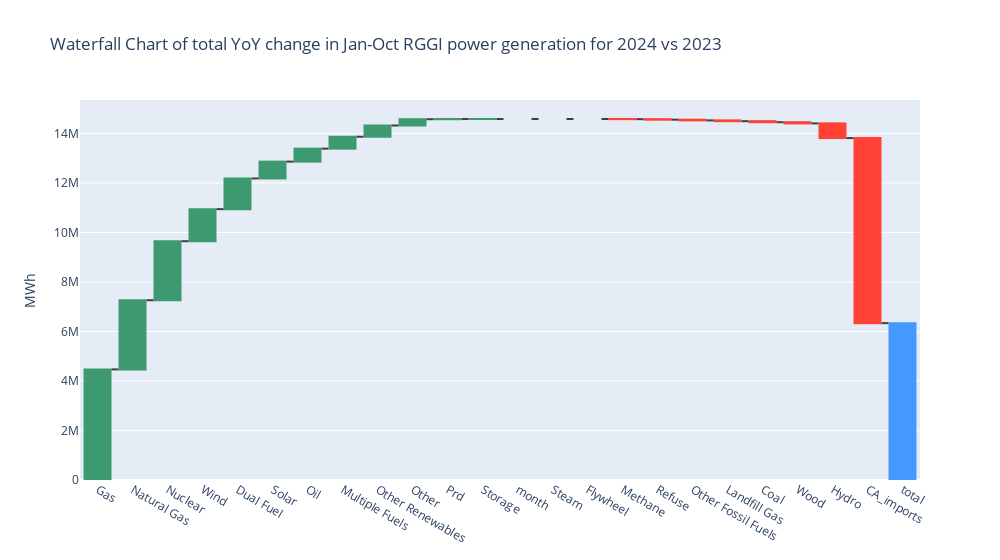

Here is the notebook cell this chart was saved with:
### Code cell
fig = go.Figure(go.Waterfall(
    name = "20", orientation = "v",
    measure = (len(wf_chart.iloc[1:])*["relative"])+['total'],
    x = list(wf_chart.iloc[1:].index)+['total'],
    textposition = "outside",
    y = list(wf_chart.iloc[1:].values)+[wf_chart.iloc[1:].values.sum()],
    connector = {"line":{"color":"rgb(63, 63, 63)"}},
))
fig.update_layout(title='Waterfall Chart of total YoY change in Jan-Oct RGGI power generation for 2024 vs 2023',yaxis_title='MWh',width=1000)
fig.show()

### Figure 1 — Plotly figure (JSON) as saved in the notebook; plotly's stock layout.template omitted (floating-point values rounded to 4 significant figures)
{"data": [{"connector": {"line": {"color": "rgb(63, 63, 63)"}}, "measure": ["relative", "relative", "relative", "relative", "relative", "relative", "relative", "relative", "relative", "relative", "relative", "relative", "relative", "relative", "relative", "relative", "relative", "relative", "relative", "relative", "relative", "relative", "relative", "total"], "name": "20", "orientation": "v", "textposition": "outside", "type": "waterfall", "x": ["Gas", "Natural Gas", "Nuclear", "Wind", "Dual Fuel", "Solar", "Oil", "Multiple Fuels", "Other Renewables", "Other", "Prd", "Storage", "month", "Steam", "Flywheel", "Methane", "Refuse", "Other Fossil Fuels", "Landfill Gas", "Coal", "Wood", "Hydro", "CA_imports", "total"], "y": [4468000.0, 2793240, 2385000.0, 1296000.0, 1239763, 679400.0, 525100.0, 480300.0, 454647, 252800.0, 7438.0, 1771.0, 2, 0, 0, -6113.0, -21870.0, -27876, -32620.0, -40760.0, -48420.0, -593100.0, -7476538, 6336000.0]}], "layout": {"title": {"text": "Waterfall Chart of total YoY change in Jan-Oct RGGI power generation for 2024 vs 2023"}, "width": 1000, "yaxis": {"title": {"text": "MWh"}}}}
